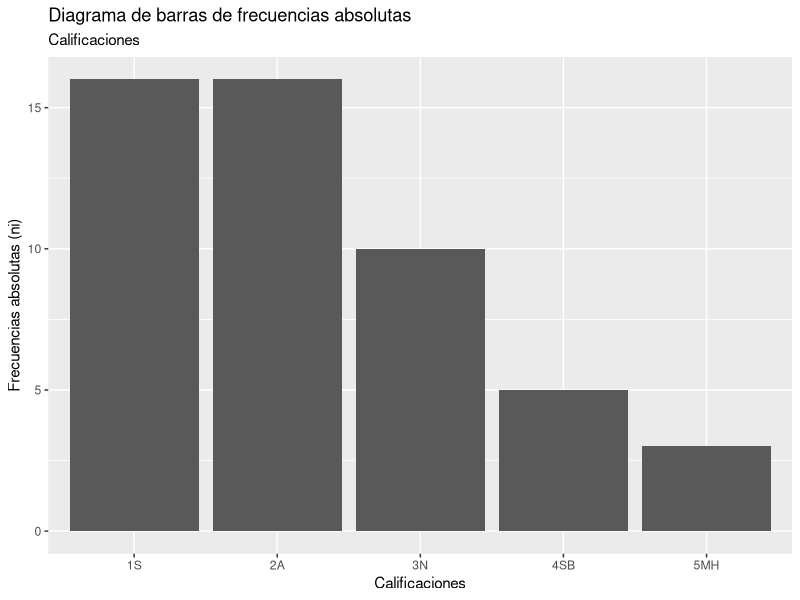
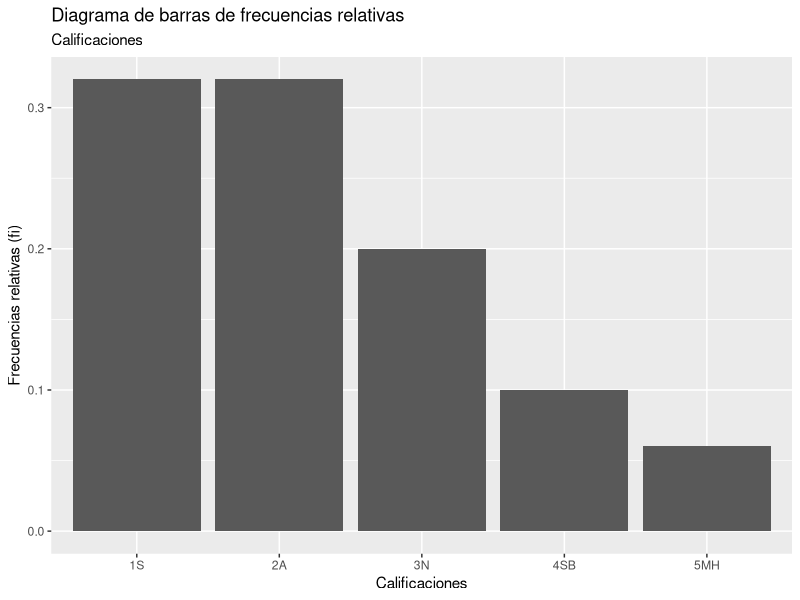
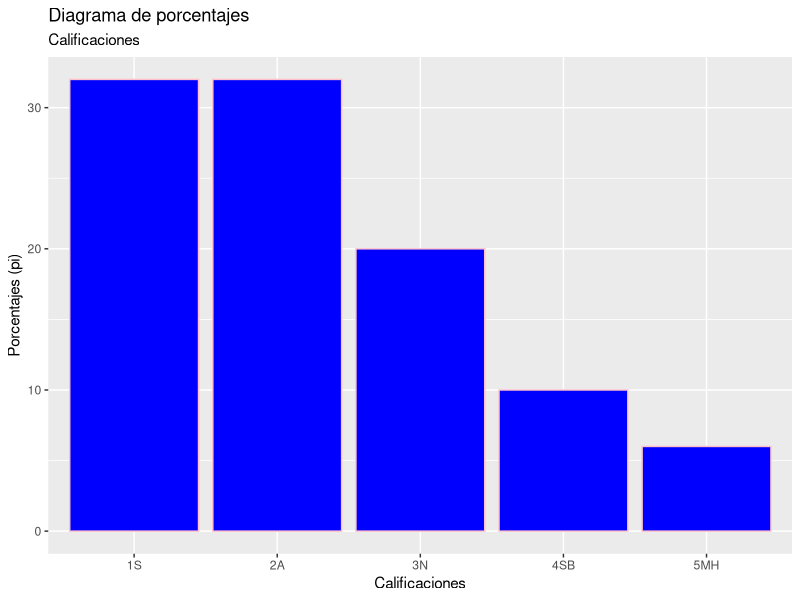
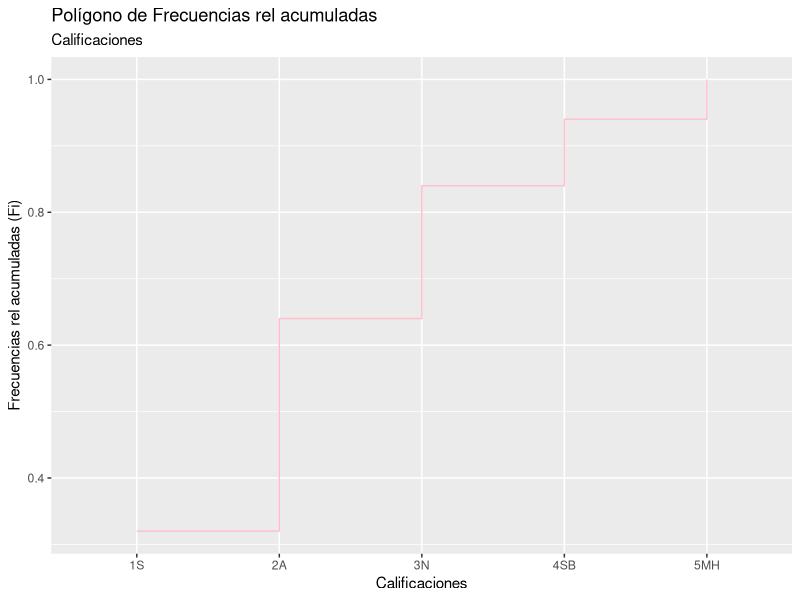
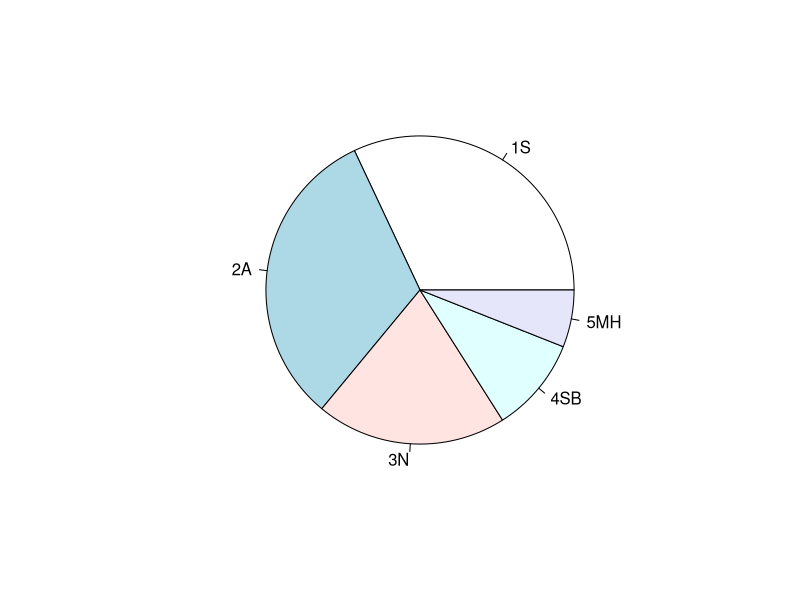
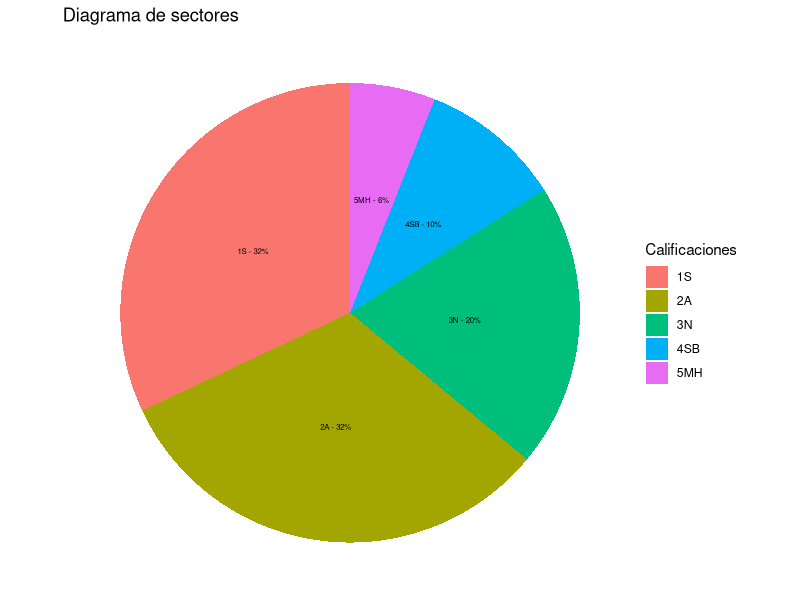
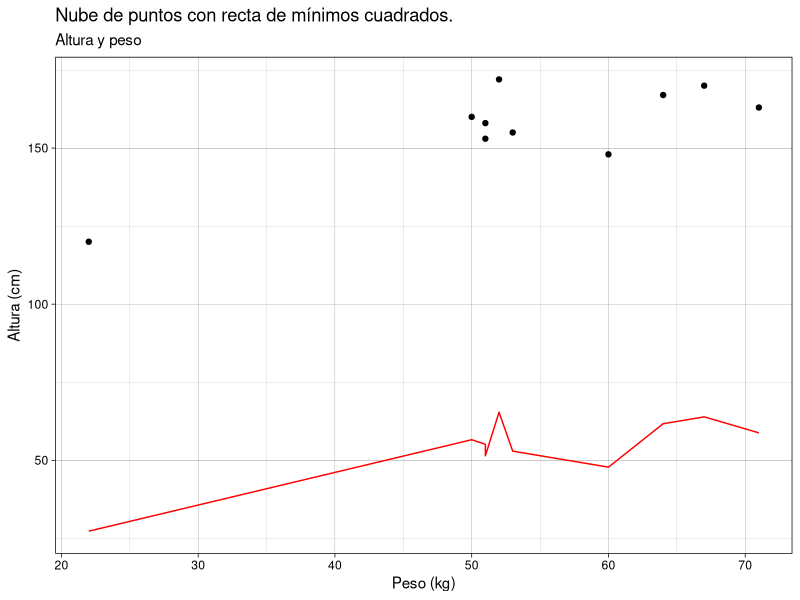
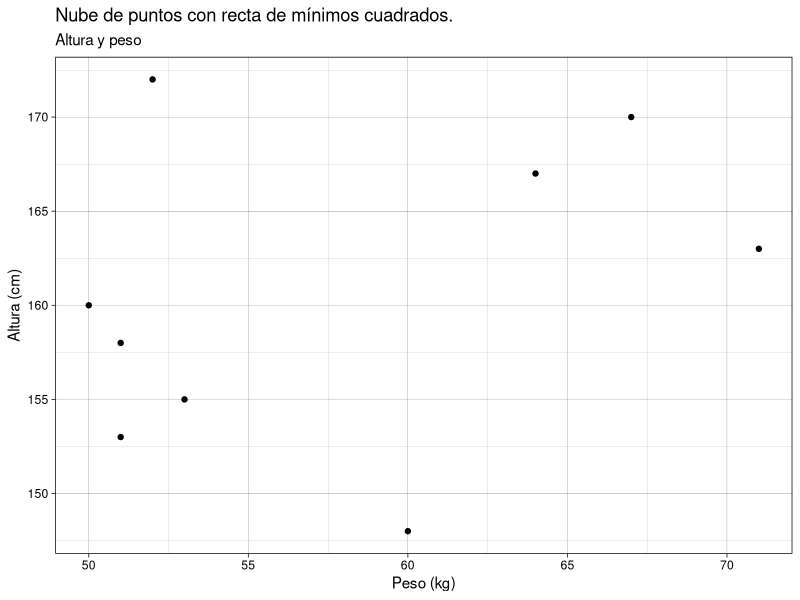

R code for these plots, in order:
## ---- chunk 1
knitr::opts_chunk$set(echo = TRUE, message = FALSE, warning = FALSE)
library(tidyverse)
## ---- chunk 2
set.seed(12345)
m1=sample(c("1S","2A","3N","4SB","5MH"),
          prob=c(0.3,0.35,0.2,0.1,0.05),50,rep=T)
m1
## ---- chunk 3
tablafre=tibble(valores=m1) %>% 
  group_by(valores) %>% 
  summarise(
    ni=n() # Frecuencias absolutas
    ) %>% 
  mutate(
    fi=ni /length(m1), #Frec rel
    pi=fi*100, #Porcentajes
    Ni=cumsum(ni), 
    Fi=cumsum(fi),#Ni/length(m1)
    Pi=cumsum(pi) 
    )
  
tablafre
## ---- chunk 4
tablafre %>% 
  ggplot(aes(x=valores , y = ni)) + 
  geom_col()+ 
  labs(
    title = "Diagrama de barras de frecuencias absolutas",
    subtitle = "Calificaciones",
    y="Frecuencias absolutas (ni)",
    x="Calificaciones"
  )
## ---- chunk 5
tablafre %>% 
  ggplot(aes(x=valores , y = fi)) + 
  geom_col()+ 
  labs(
    title = "Diagrama de barras de frecuencias relativas",
    subtitle = "Calificaciones",
    y="Frecuencias relativas (fi)",
    x="Calificaciones"
  )
## ---- chunk 6
tablafre %>% 
  ggplot(aes(x=valores , y = pi)) + 
  geom_col( color = "pink", fill ="blue")+ 
  labs(
    title = "Diagrama de porcentajes",
    subtitle = "Calificaciones",
    y="Porcentajes (pi)",
    x="Calificaciones"
  )
## ---- chunk 7
tablafre %>% 
  ggplot(aes(x=valores , y = Fi, group=1)) + 
 # geom_col(color="blue") +
 # geom_line(color="pink")+ # Si no pongo group=1 no me hace la representación gráfica. Es para variables continuas
  geom_step(col="pink")+ #Variables discretas
  labs(
    title = "Polígono de Frecuencias rel acumuladas",
    subtitle = "Calificaciones",
    y="Frecuencias rel acumuladas (Fi)",
    x="Calificaciones"
  )
## ---- chunk 8
tablafre$fi
pie(tablafre$ni, labels = tablafre$valores)
## ---- chunk 9
tablafre %>% 
  ggplot(aes(x="",y=pi, fill=factor(valores)))+
  geom_bar(width = 1, stat = "identity")+ 
  coord_polar("y",start = 0)+
  theme_void() +
  geom_text(aes(label=paste0(valores," - ",         round(pi,2), "%")),
   position=position_stack(vjust=0.5), size=2 ) + 
  labs(
    title = "Diagrama de sectores",
    fill= "Calificaciones"
  )
## ---- chunk 10
datos2=read.table(file="Familia.txt",sep=" ")
head(datos2)
## ---- chunk 11
datos2 %>% 
  summarise(
    MediaAltura=mean(Altura),
    MediaPeso = mean(Peso),
    SdAltura=sd(Altura),
    SdPeso=sd(Peso)
  )

## ---- chunk 12
datos2 %>% 
  summarise_each(
   c( sd, mean))
## ---- chunk 13
datos2 %>% 
  summarise_all(
    list(mean,sd)
  )
## ---- chunk 14
regresion <- lm(Peso ~ Altura, data = datos2)
y_predict <- predict(regresion, datos2)

ggplot(data=datos2, aes(Peso,Altura)) + 
  geom_point()+
  geom_line(aes( x = datos2$Peso, y = y_predict), color = "red") +
  labs(
    title = "Nube de puntos con recta de mínimos cuadrados.",
    subtitle = "Altura y peso",
    y="Altura (cm)",
    x="Peso (kg)"
  )+
  theme_linedraw()
## ---- chunk 15
regresion <- lm(Peso ~ Altura, data = datos2)
summary(regresion)
## ---- chunk 16
datos2 %>% 
  arrange(Peso) %>% 
  head(1)
## ---- chunk 17
datos2new=datos2[-1,]

## ---- chunk 18
regresion <- lm(Peso ~ Altura, data = datos2new)
y_predict <- predict(regresion, datos2new)
summary(regresion)
ggplot(data=datos2new, aes(Peso,Altura)) + 
  geom_point()+
  #geom_line(aes( x = datos2new$Peso, y = y_predict), color = "red") +
  labs(
    title = "Nube de puntos con recta de mínimos cuadrados.",
    subtitle = "Altura y peso",
    y="Altura (cm)",
    x="Peso (kg)"
  )+
  theme_linedraw()
## ---- chunk 19
datos2 %>% 
  arrange(Peso) %>% 
  head(1)

## ---- chunk 20

